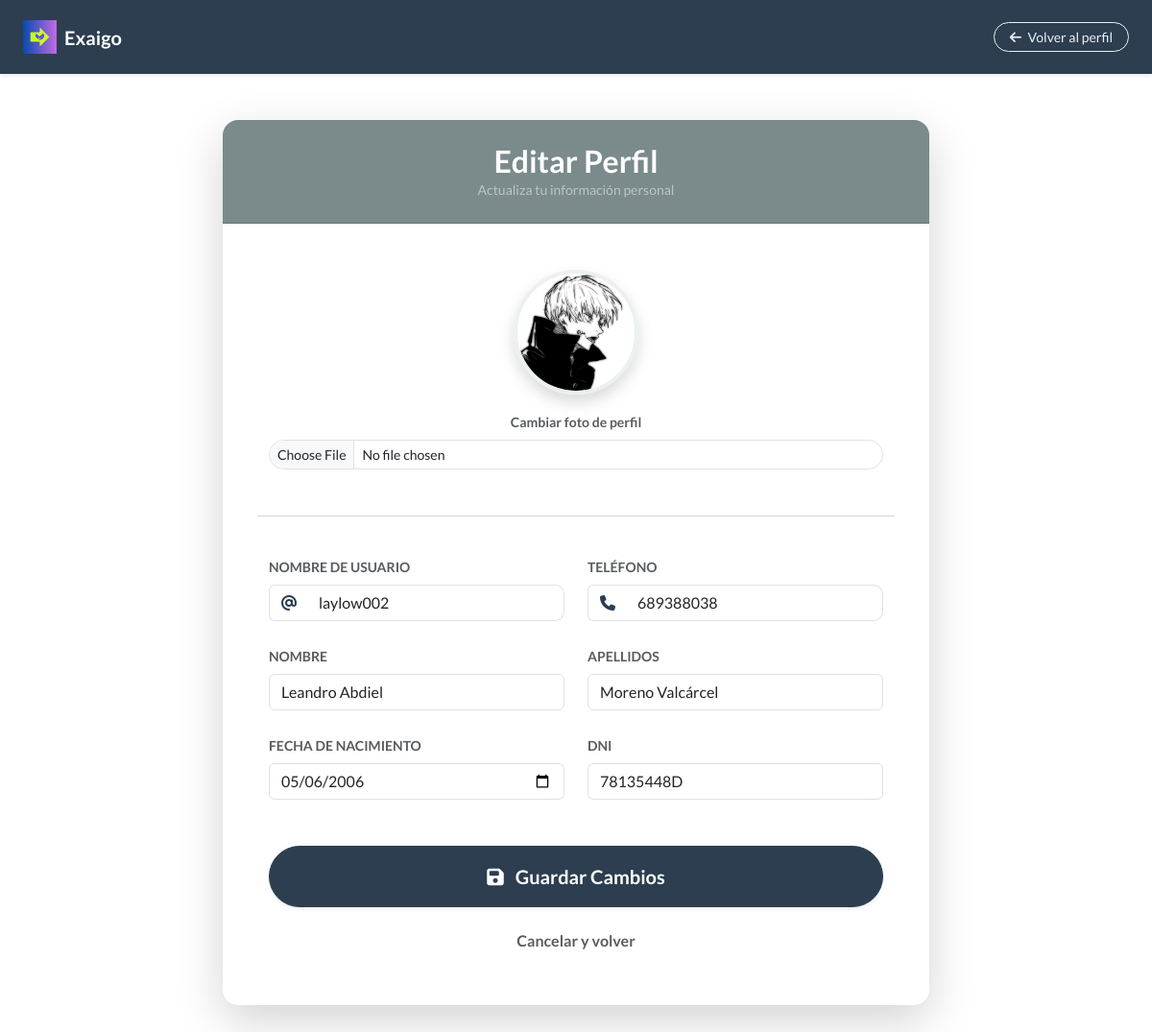
The page /app/usuario/3/editar/ (signed in) on the database as committed earlier.
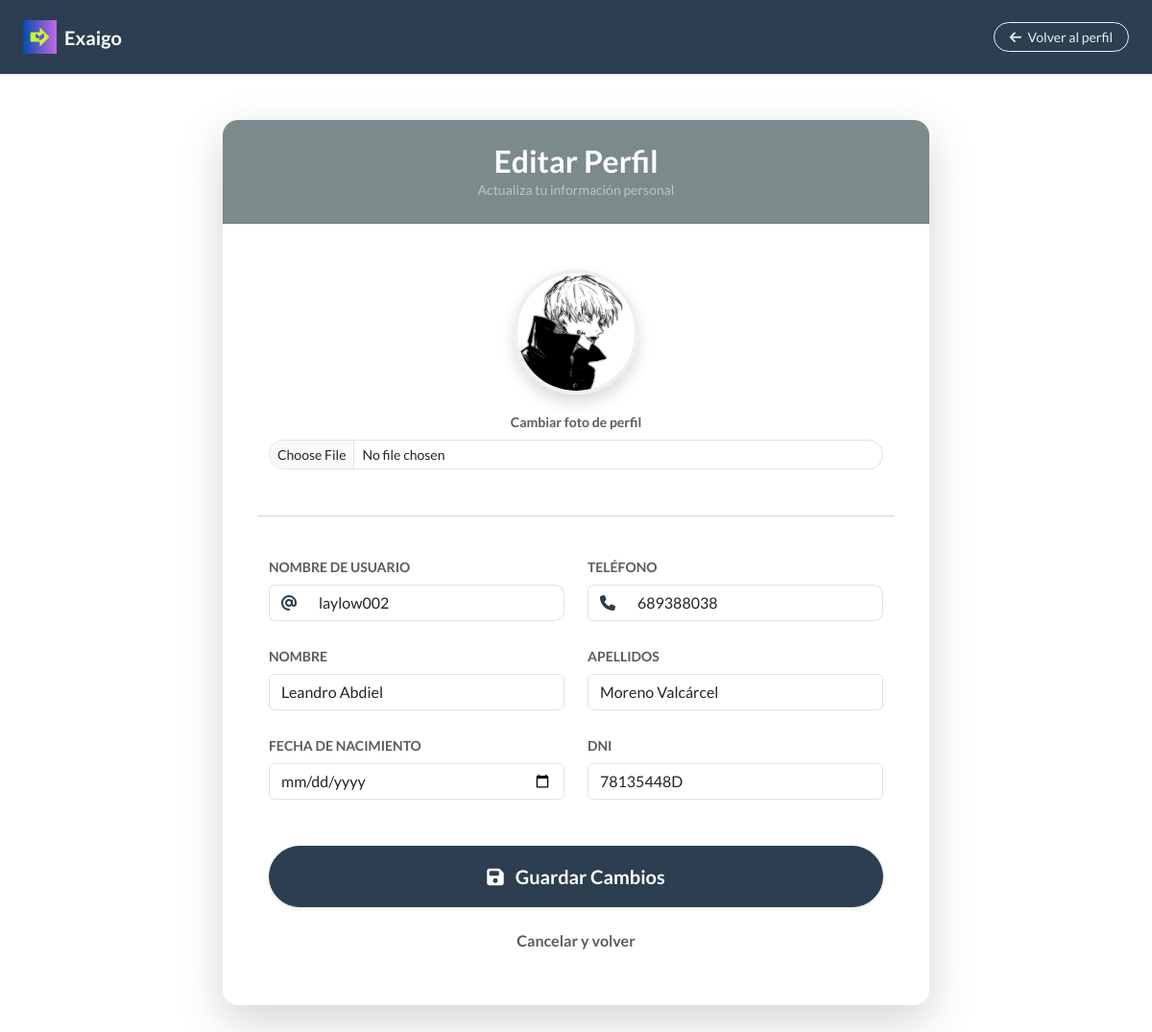
The same page on the database as committed later.
### app/models.py (models this page shows, shortened)
class Usuario(AbstractUser):
    telefono = models.CharField(max_length=20, unique=True)
    nombre = models.CharField(max_length=100, blank=True)
    apellidos = models.CharField(max_length=100, blank=True)
    fechaNacimiento = models.DateField(null=True, blank=True)
    dni = models.CharField(max_length=9, unique=True)
    fotoPerfil = models.ImageField(upload_to="perfiles/", null=True, blank=True)
    verificado = models.BooleanField(default=False)
    puntosMovilidad = models.IntegerField(default=0)
    saldo = models.DecimalField(max_digits=10, decimal_places=2, default=0.00)
    esConductor = models.BooleanField(default=False)

### app/views.py (the view, shortened to what this page needs)
# urls.py: path('usuario/<int:pk>/editar/', views.UsuarioUpdateView.as_view(), name='usuario_editar'),
class UsuarioUpdateView(LoginRequiredMixin, UserPassesTestMixin, UpdateView):
    template_name = 'app/usuario_editar.html'
    model = Usuario
    form_class = UsuarioForm
    context_object_name = "usuario"
    def test_func(self):
        return self.request.user == self.get_object() or self.request.user.is_staff

### app/forms.py (shortened to what this page needs)
class UsuarioForm(forms.ModelForm):
    class Meta:
        model = Usuario
        fields = ['username', 'nombre', 'apellidos', 'fechaNacimiento', 'dni', 'telefono', 'fotoPerfil']
        widgets = {
            'fechaNacimiento': forms.DateInput(attrs={'type': 'date'})
        }

### app/templates/app/usuario_editar.html (shortened to what the changed rows need)
{% extends 'app/base.html' %}
{% load static %}
{% block css %}
<link rel="stylesheet" href="{% static 'css/usuario_editar.css' %}">
{% endblock %}
{% block contenido %}
<div class="container py-5">
    <div class="row justify-content-center">
        <div class="col-lg-8">
            <div class="card border-0 shadow-lg rounded-4 overflow-hidden">
                <div class="card-body p-4 p-md-5">
                    <form method="post" enctype="multipart/form-data">
                        <div class="row g-4">
                            <div class="col-12 text-center mb-4">
                                <div class="position-relative d-inline-block">
                                    {% if usuario.fotoPerfil %}
                                        <img src="{{ usuario.fotoPerfil.url }}" class="rounded-circle edit-profile-preview shadow border border-4 border-light">
                                    {% else %}
                                        <div class="rounded-circle edit-profile-preview shadow border border-4 border-light bg-light d-flex align-items-center justify-content-center">
                                            <i class="fa-solid fa-user fa-3x text-secondary"></i>
                                        </div>
                                    {% endif %}
                                </div>
                            </div>
                            <div class="col-md-6">
                                <div class="input-group">
                                    <span class="input-group-text bg-white border-end-0"><i class="fa-solid fa-at text-primary"></i></span>
                                    <input type="text" name="username" id="{{ form.username.id_for_label }}"
                                           value="{{ form.username.value|default:'' }}"
                                           class="form-control border-start-0 custom-input">
                                </div>
                            </div>
                            <div class="col-md-6">
                                <div class="input-group">
                                    <span class="input-group-text bg-white border-end-0"><i class="fa-solid fa-phone text-primary"></i></span>
                                    <input type="text" name="telefono" id="{{ form.telefono.id_for_label }}"
                                           value="{{ form.telefono.value|default:'' }}"
                                           class="form-control border-start-0 custom-input">
                                </div>
                            </div>
                            <div class="col-md-6">
                                <label for="{{ form.nombre.id_for_label }}" class="form-label fw-bold small text-uppercase text-muted">Nombre</label>
                                <input type="text" name="nombre" id="{{ form.nombre.id_for_label }}"
                                       value="{{ form.nombre.value|default:'' }}" class="form-control custom-input">
                            </div>
                            <div class="col-md-6">
                                <label for="{{ form.apellidos.id_for_label }}" class="form-label fw-bold small text-uppercase text-muted">Apellidos</label>
                                <input type="text" name="apellidos" id="{{ form.apellidos.id_for_label }}"
                                       value="{{ form.apellidos.value|default:'' }}" class="form-control custom-input">
                            </div>
                            <div class="col-md-6">
                                <label for="{{ form.fechaNacimiento.id_for_label }}" class="form-label fw-bold small text-uppercase text-muted">Fecha de Nacimiento</label>
                                <input type="date" name="fechaNacimiento" id="{{ form.fechaNacimiento.id_for_label }}"
                                       value="{{ form.fechaNacimiento.value|date:'Y-m-d' }}" class="form-control custom-input">
                            </div>
                            <div class="col-md-6">
                                <label for="{{ form.dni.id_for_label }}" class="form-label fw-bold small text-uppercase text-muted">DNI</label>
                                <input type="text" name="dni" id="{{ form.dni.id_for_label }}"
                                       value="{{ form.dni.value|default:'' }}" class="form-control custom-input">
                            </div>
                        </div>
                    </form>
                </div>
            </div>
        </div>
    </div>
</div>
{% endblock %}

Rows that differ between the two databases and show on the page:
changed Usuario "laylow002": fechaNacimiento "05/06/2006" → (not shown)
